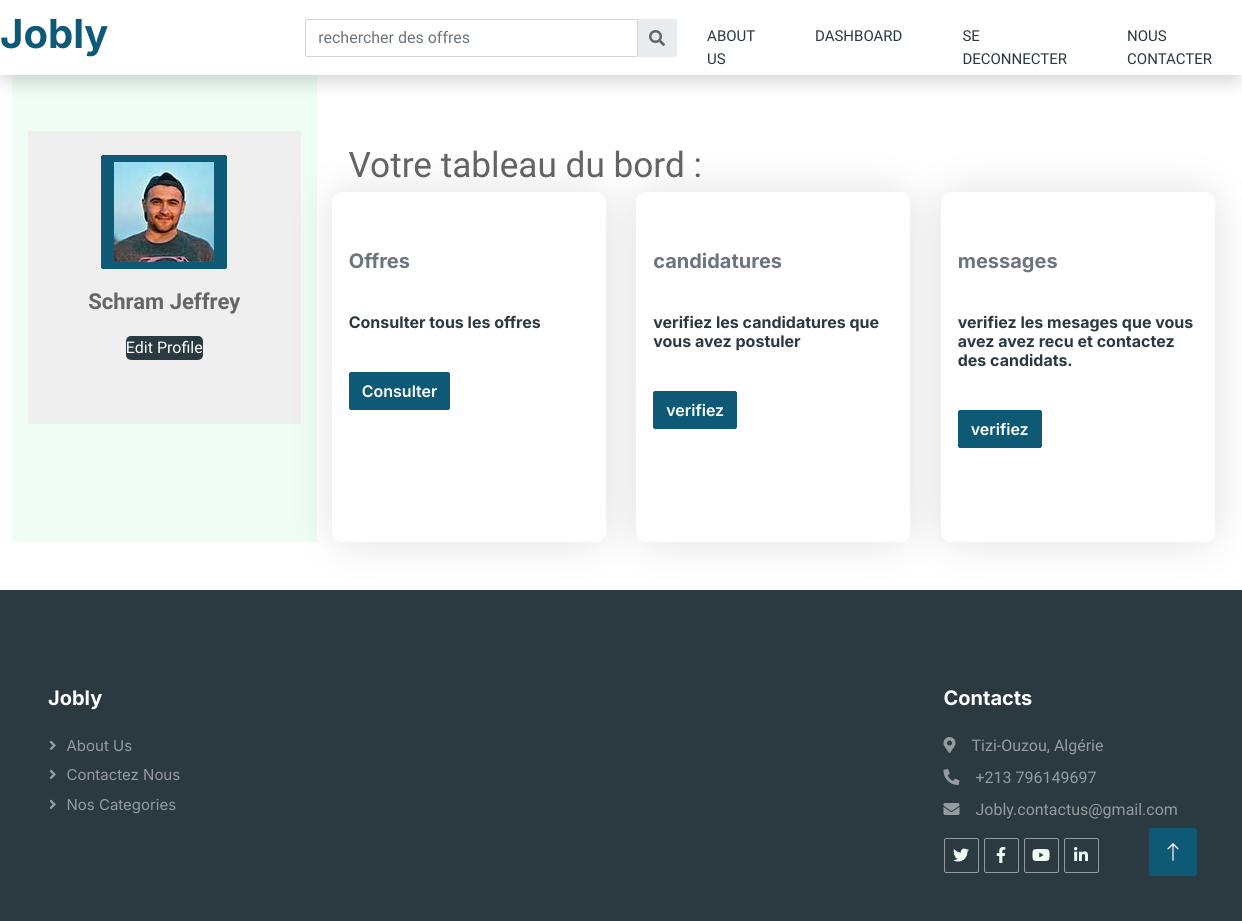
The page /view/profil.php (signed in) on the database its author committed.
### tables this page shows
CREATE TABLE `candidat` (
  `nom` varchar(255) NOT NULL,
  `prenom` varchar(255) NOT NULL,
  `email` varchar(255) NOT NULL,
  `password` varchar(255) NOT NULL,
  `date_de_naissance` varchar(20) NOT NULL,
  `cv` varchar(30) NOT NULL,
  `photo` varchar(30) NOT NULL
);

### Libraries/Database.php (called while the page is built, shortened)
<?php
    class Database{
        private $user = 'root';
        private $pass = '';
        private $dbh;
        private $stmt;
        public function __construct(){
            $dsn="mysql:host=localhost;dbname=e-recrutement";
            $options = array(
                PDO::ATTR_PERSISTENT => true,
                PDO::ATTR_ERRMODE => PDO::ERRMODE_EXCEPTION
            );
            try{
                $this->dbh = new PDO($dsn,$this->user,$this->pass,$options);
            }catch(PDOException $e){
                $this->error = $e->getMessage();
                echo $this->error;
            }
        }
        public function query($sql){
            $this->stmt = $this->dbh->prepare($sql);
        }
        public function bind($param, $value, $type = null){
            if(is_null($type)){
                switch(true){
                    default: $type = PDO::PARAM_STR;
                }
            }
            $this->stmt->bindValue($param,$value,$type);
        }
        public function execute(){
            return $this->stmt->execute();
        }
        public function single(){
            $this->execute();
            return $this->stmt->fetch(PDO::FETCH_OBJ);
        }
        public function rowCount(){
            return $this->stmt->rowCount();
        }
    }
?>

### Model/Candidat.php (called while the page is built, shortened)
<?php
    require_once "../Libraries/Database.php";
    class Candidat{
        private $db;
        public function __construct(){
            $this->db = new Database;
        }
        public function checkIfUserExists($email){
            $this->db->query('SELECT * FROM candidat WHERE email = :email');
            $this->db->bind(':email',$email);
            $row = $this->db->single();
            if($this->db->rowCount() > 0){
                return $row;
            }else{
                return false;
            }
        }
    }
?>

### View/profil.php (the view, shortened to what this page needs)
<?php require "template/header.php";
    if($_SESSION['role'] =='candidateur'){
      require_once "../Model/Candidat.php";
      $candidatObject = new Candidat;
      $user = $candidatObject->checkIfUserExists($_SESSION['email']);
    }else{
      require_once "../Model/Recruteur.php";
      $recruteurObject = new Recruteur;
      $user = $recruteurObject->checkIfUserExists($_SESSION['email']);
    }
?>
<div class="container-fluid">
  <nav id="sidebarMenu" class="col-md-4 col-lg-3 d-md-block bg-light sidebar collapse">
    <div class="position-sticky pt-3">
      <div class="container mt-4 mb-4 p-3 d-flex justify-content-center">
        <div class="card cardprofile p-4">
          <div class=" image d-flex flex-column justify-content-center align-items-center">
            <button class="btn btn-secondary">
              <img src="img/<?php echo $user->photo; ?>" height="100" width="100" />
            </button>
            <span class="name mt-3"><?php echo $user->nom." ".$user->prenom; ?></span>
            <div class=" d-flex mt-2">
              <?php if($_SESSION['role'] == 'candidateur'){
                echo '<a class="btn1 btn-dark" href="candidat/modifier.php">Edit Profile</a>';
              }else{
                echo '<a class="btn1 btn-dark" href="recruteure/modifier.php">Edit Profile</a>';
              } ?>
            </div>
            <div class="gap-3 mt-3 icons d-flex flex-row justify-content-center align-items-center">
              <span><i class="fa fa-twitter"></i></span>
              <span><i class="fa fa-facebook-f"></i></span>
              <span><i class="fa fa-instagram"></i></span>
              <span><i class="fa fa-linkedin"></i></span>
            </div>
          </div>
        </div>
      </div>
    </div>
  </nav>
  <div class="containerall row">
    <p class="titledash ">Votre tableau du bord :</p>
    <div class="containerdashboard ">
      <div class="card carddash" >
        <div class="card-body">
          <h5 class="card-title mb-4 pb-3 pt-3 mt-4 text-muted">Offres</h5>
          <?php if($_SESSION['role'] == 'candidateur'){
                echo '<h6 class="card-text mb-4 pb-2">Consulter tous les offres</h6>';
                print '
                <button class="btn btn-secondary mt-2">
            <a href="job-list.php" class="card-link text-white">Consulter</a>
          </button>
          ';
              } ?>
        </div>
      </div>
      <div class="card carddash" >
        <div class="card-body">
          <h5 class="card-title mb-4 pb-3 pt-3 mt-4 text-muted">candidatures</h5>
          <?php if($_SESSION['role'] == 'candidateur'){
                echo '<h6 class="card-text mb-4 pb-2">verifiez les candidatures que vous avez postuler</h6>';
                print '
                <button class="btn btn-secondary mt-2">
            <a href="candidat/candidatures.php" class="card-link text-white">verifiez</a>
          </button>
          ';
              } ?>
        </div>
      </div>
      <div class="card carddash" >
        <div class="card-body">
          <h5 class="card-title mb-4 pb-3 pt-3 mt-4 text-muted">messages</h5>
          <h6 class="card-text mb-4 pb-2">verifiez les mesages que vous avez avez recu et contactez des candidats.</h6>
          <button class="btn btn-secondary mt-2">
            <a href="message.php" class="card-link text-white">verifiez</a>
          </button>
        </div>
      </div>
    </div>
  </div>
</div>
<?php require "template/footer.php"; ?>

### View/css/style.css (style rules this page uses)
:root { --primary: #0E5975; --secondary:#0E5975; --light: #EFFDF5; --dark: #2B3940; }
.btn { font-family: 'Inter', sans-serif; font-weight: 600; transition: .5s; }
.btn.btn-primary, .btn.btn-secondary { color: #FFFFFF; }
.btn1 { margin-top: 10px; border-radius: 5px; }

### View/css/dashboard.css (style rules this page uses)
.cardprofile { width: 350px; background-color: #efefef; border: none; cursor: pointer; transition: all 0.5s; }
.name { font-size: 22px; font-weight: bold }
.icons i { font-size: 19px }
.container-fluid, .containerdashboard { display: flex; flex-direction: row; }
.carddash { width: 30%; margin: auto; height: 350px; border-radius: 10px; box-shadow: 0 0 45px rgba(0, 0, 0, .12); border: 1px solid transparent; transition: .5s; }
.titledash { margin: 4rem auto 0 2rem; font-size: 2.2rem; }

### View/css/message.css (style rules this page uses)
.container { max-width:1170px; margin:auto; }
img { max-width:100%; }

### rows shown on the page
candidat: photo (picture), nom "Schram", prenom "Jeffrey"
